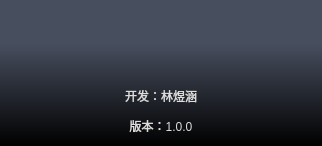
<?xml version="1.0" encoding="UTF-8"?>
<ui version="4.0">
 <class>HelpPage</class>
 <widget class="QDialog" name="HelpPage">
  <property name="windowTitle">
   <string>Help</string>
  </property>
  <property name="styleSheet">
   <string notr="true">#HelpPage{background: qlineargradient(x1:1,y1:1,x2:1,y2:0,stop:0 #000000, stop:0.7 #474e5e);}
QWidget{color:#dddddd}

QPushButton{border-radius: 3px;border:0px solid #474e5e;background-color:transparent;color:#DDDDDD;height:24;}
QPushButton:hover{background: qlineargradient(x1:1,y1:1,x2:1,y2:0,stop:0 #f4716e, stop:0.5 transparent);}
QPushButton:pressed{background: qlineargradient(x1:1,y1:1,x2:1,y2:0,stop:0 #42f875, stop:0.5 transparent);}
QPushButton::disabled{background-color:#7d7d7d;}

QLineEdit{background-color:transparent;}
QTextEdit{background-color:transparent;}</string>
  </property>
  <layout class="QVBoxLayout" name="verticalLayout">
   <item>
    <widget class="QLabel" name="label_logo">
     <property name="minimumSize">
      <size>
       <width>300</width>
       <height>70</height>
      </size>
     </property>
     <property name="maximumSize">
      <size>
       <width>300</width>
       <height>70</height>
      </size>
     </property>
     <property name="styleSheet">
      <string notr="true">QLabel{border-image:url(:/img/res/LOGO-ATW.png) 4 4 4 4 stretch stretch;background-color:transparent;}</string>
     </property>
     <property name="text">
      <string/>
     </property>
    </widget>
   </item>
   <item>
    <widget class="QLabel" name="label_info">
     <property name="text">
      <string>&lt;html&gt;&lt;head/&gt;&lt;body&gt;&lt;p&gt;开发：林煜涵&lt;/p&gt;&lt;p&gt;版本：1.0.0&lt;/p&gt;&lt;/body&gt;&lt;/html&gt;</string>
     </property>
     <property name="alignment">
      <set>Qt::AlignCenter</set>
     </property>
    </widget>
   </item>
  </layout>
 </widget>
 <resources/>
 <connections/>
</ui>
